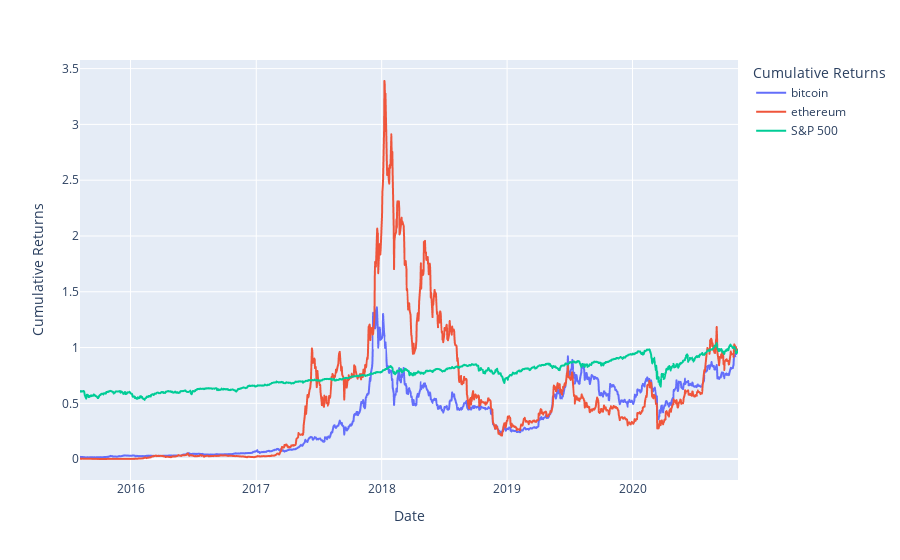

Notebook code for this chart:
### Code cell
# Plot cumulative returns of cryptos and S&P 500 on same line graph
cumulative_returns_plot(joined_cumulative_returns_df)

### Figure 1 — Plotly figure (JSON) as saved in the notebook; plotly's stock layout.template omitted (floating-point values rounded to 4 significant figures; data arrays with more than 128 entries replaced by an {"elided": "..."} marker saying what was removed)
{"data": [{"hovertemplate": "Cumulative Returns=bitcoin<br>Date=%{x}<br>value=%{y}<extra></extra>", "legendgroup": "bitcoin", "line": {"color": "#636efa", "dash": "solid"}, "mode": "lines", "name": "bitcoin", "showlegend": true, "type": "scattergl", "x": {"elided": "1317 str values"}, "xaxis": "x", "y": {"elided": "1317 float values"}, "yaxis": "y"}, {"hovertemplate": "Cumulative Returns=ethereum<br>Date=%{x}<br>value=%{y}<extra></extra>", "legendgroup": "ethereum", "line": {"color": "#EF553B", "dash": "solid"}, "mode": "lines", "name": "ethereum", "showlegend": true, "type": "scattergl", "x": {"elided": "1317 str values"}, "xaxis": "x", "y": {"elided": "1317 float values"}, "yaxis": "y"}, {"hovertemplate": "Cumulative Returns=S&P 500<br>Date=%{x}<br>value=%{y}<extra></extra>", "legendgroup": "S&P 500", "line": {"color": "#00cc96", "dash": "solid"}, "mode": "lines", "name": "S&P 500", "showlegend": true, "type": "scattergl", "x": {"elided": "1317 str values"}, "xaxis": "x", "y": {"elided": "1317 float values"}, "yaxis": "y"}], "layout": {"autosize": true, "legend": {"title": {"text": "Cumulative Returns"}, "tracegroupgap": 0}, "margin": {"t": 60}, "xaxis": {"anchor": "y", "autorange": true, "domain": [0, 1], "range": ["2015-08-07", "2020-11-03"], "title": {"text": "Date"}, "type": "date"}, "yaxis": {"anchor": "x", "autorange": true, "domain": [0, 1], "range": [-0.1871, 3.577], "title": {"text": "Cumulative Returns"}, "type": "linear"}}}
